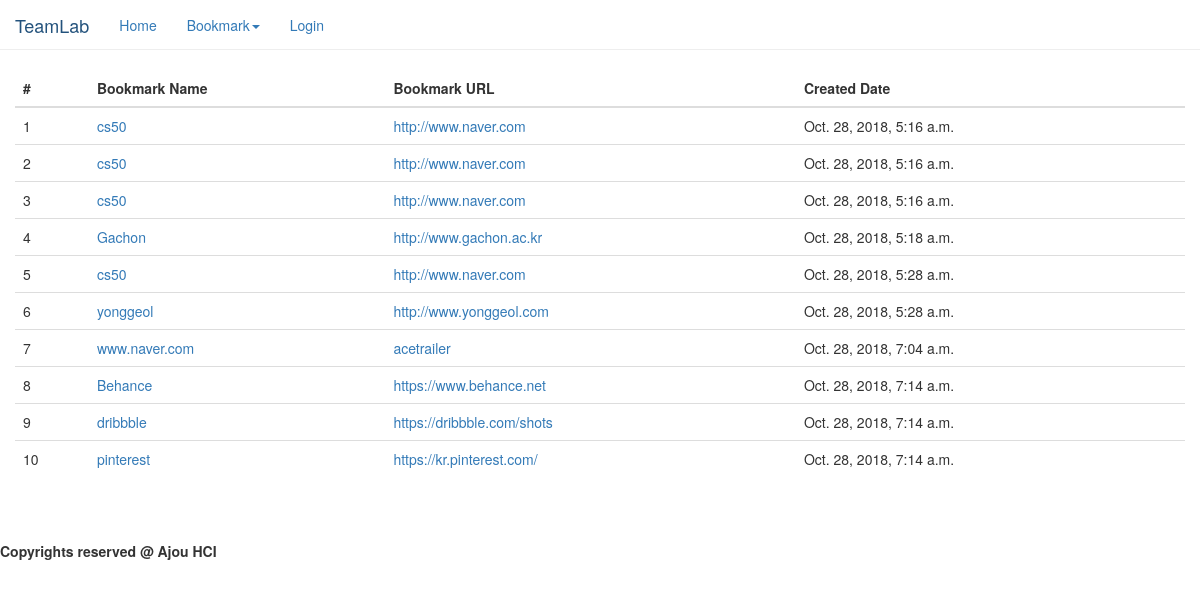
/bookmark_list (signed in), run on the app's committed database.
### bookmark/models.py (models this page shows)
class Bookmark(models.Model):
    bookmark_id = models.AutoField(primary_key=True)
    bookmark_url = models.CharField(max_length=100)
    bookmark_name = models.CharField(max_length=255)
    bookmark_desc = models.TextField()
    created_time = models.DateTimeField(auto_now_add=True)
    def __str__(self):
        return str(self.bookmark_id) + '/' + self.bookmark_name +'/' + self.bookmark_url

### bookmark/views.py (the view)
# urls.py: url(r'^bookmark_list', views.bookmark_list, name="bookmark_list"),
def bookmark_list(request):
    if request.method == "GET":
        all_bookmark = Bookmark.objects.all()
        email = request.session['username']
        print(all_bookmark)
        result = {"login_id": email,
                  "all_bookmark": all_bookmark
                  }
        return render(request, 'bookmark_list.html', result)

### template/bookmark_list.html (shortened to what this page needs)
{% extends "base.html" %}
{% load static %}
{% block content %}
<div class="container">
    <div class="row">
      <div class="table-responsive">
        <table class="table table-hover">
          <thead>
            <tr>
              <th>#</th>
              <th>Bookmark Name</th>
              <th>Bookmark URL</th>
              <th>Created Date</th>
            </tr>
          </thead>
          <tbody id="bookmark_table">
          {% for bookmark in all_bookmark %}
                <tr>
                    <td>{{ bookmark.bookmark_id }}</td>
                    <td><a href="{% url 'bookmark_detail' bookmark.bookmark_id %}" target="_blank">{{ bookmark.bookmark_name }}</a></td>
                    <td><a href="{{ bookmark.bookmark_url }}" target="_blank">{{ bookmark.bookmark_url }}</a></td>
                    <td>{{ bookmark.created_time}}</td>
                </tr>
          {% endfor %}
          </tbody>
        </table>
      </div>
      <div class="col-md-12 text-center">
      </div>
	</div>
    </div>
{% endblock %}

### template/base.html (shortened to what this page needs)
{% load static %}
<!DOCTYPE html>
<html>
<head lang="en">
    <link rel="stylesheet" href="https://maxcdn.bootstrapcdn.com/bootstrap/3.3.7/css/bootstrap.min.css">
    <link rel="stylesheet" href="{% static 'css/bootstrap.min.css' %}">
    <link rel="stylesheet" href="{% static 'css/bootstrap-theme.min.css' %}">
</head>
<body>
 {% block header %} {% include 'header.html' %} {% endblock %}
 {% block content %} {% endblock %}
 {% block footer %} {% include 'footer.html' %} {% endblock %}
</body>
</html>

### template/header.html (shortened to what this page needs)
<div class="page-header">
    <nav class="navbar navbar-fixed-top navbar-dark bg-inverse">
      <a class="navbar-brand" href='{% url 'index' %}'>TeamLab</a>
      <ul class="nav navbar-nav">
        <li class="nav-item active">
          <a class="nav-link" href="#">Home <span class="sr-only">(current)</span></a>
        </li>
        <li class="nav-item">
          <a href="#" class="dropdown-toggle" data-toggle="dropdown">Bookmark<b class="caret"></b></a>
        </li>
          {% if email %}
              <li class="nav-item">
                <a class = "nav-link" href='{% url 'logout' %}'>{{ email }}</a>
              </li>
          {% else %}
              <li class="nav-item">
                <a class = "nav-link" href='{% url 'login' %}'>Login</a>
              </li>
          {% endif %}
      </ul>
    </nav>
</div>

### template/footer.html
<footer>
<b>Copyrights reserved @ Ajou HCI</b>
</footer>

### data on the page
Bookmark: bookmark_id "1", bookmark_name "cs50", bookmark_url "http://www.naver.com", created_time "Oct. 28, 2018, 5:16 a.m."
Bookmark: bookmark_id "2", bookmark_name "cs50", bookmark_url "http://www.naver.com", created_time "Oct. 28, 2018, 5:16 a.m."
Bookmark: bookmark_id "3", bookmark_name "cs50", bookmark_url "http://www.naver.com", created_time "Oct. 28, 2018, 5:16 a.m."
Bookmark: bookmark_id "4", bookmark_name "Gachon", bookmark_url "http://www.gachon.ac.kr", created_time "Oct. 28, 2018, 5:18 a.m."
Bookmark: bookmark_id "5", bookmark_name "cs50", bookmark_url "http://www.naver.com", created_time "Oct. 28, 2018, 5:28 a.m."
Bookmark: bookmark_id "6", bookmark_name "yonggeol", bookmark_url "http://www.yonggeol.com", created_time "Oct. 28, 2018, 5:28 a.m."
Bookmark: bookmark_id "7", bookmark_name "www.naver.com", bookmark_url "acetrailer", created_time "Oct. 28, 2018, 7:04 a.m."
Bookmark: bookmark_id "8", bookmark_name "Behance", bookmark_url "https://www.behance.net", created_time "Oct. 28, 2018, 7:14 a.m."
Bookmark: bookmark_id "9", bookmark_name "dribbble", bookmark_url "https://dribbble.com/shots", created_time "Oct. 28, 2018, 7:14 a.m."
Bookmark: bookmark_id "10", bookmark_name "pinterest", bookmark_url "https://kr.pinterest.com/", created_time "Oct. 28, 2018, 7:14 a.m."
